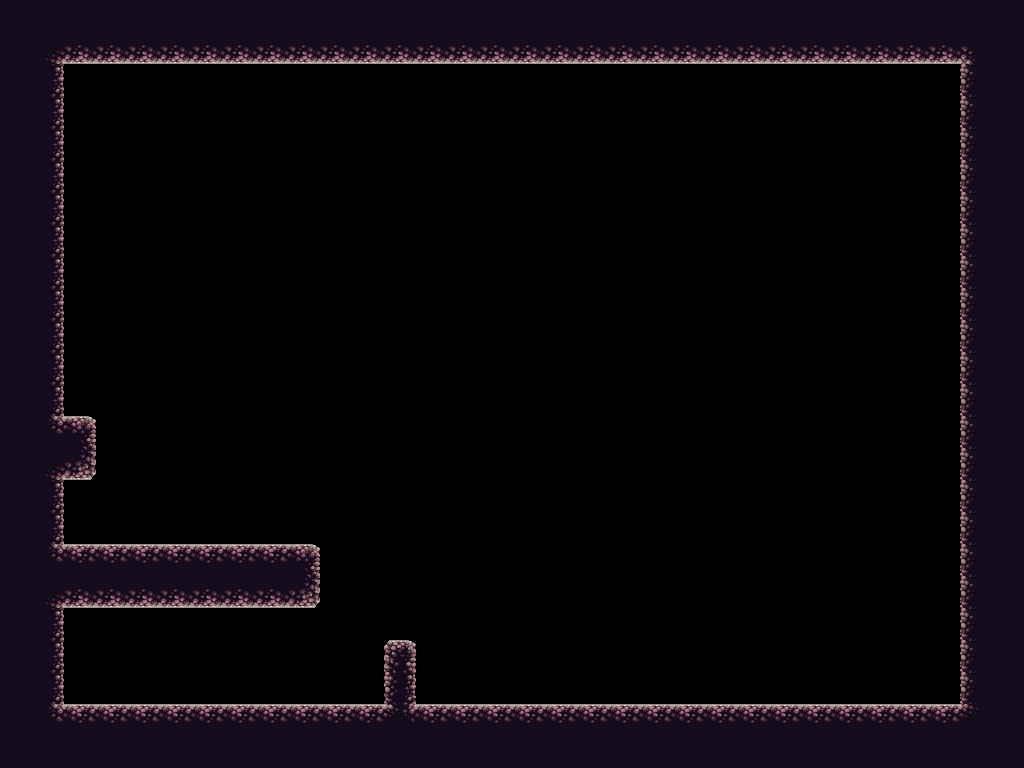

A level layout from a 2D game, rendered from its tile map. Below: a short description, then the map file with tile-grid data replaced by summaries:
An orthogonal 32x24 tile map with 32x32 px tiles, 1 tile layer (Ground) and 1 object.

<map version="1.0" orientation="orthogonal" renderorder="right-down" width="32" height="24" tilewidth="32" tileheight="32" nextobjectid="2">
 <tileset firstgid="1" name="platformertiles" tilewidth="32" tileheight="32" tilecount="32" columns="8">
  <image source="tileset/platformertiles.png" width="256" height="128" />
  <terraintypes>
   <terrain name="New Terrain" tile="-1" />
  </terraintypes>
 </tileset>
 <layer name="Ground" width="32" height="24">
  <properties>
   <property name="collidable" type="bool" value="true" />
  </properties>
  <data>[768 cells, 228 non-empty, 14 distinct tile ids]</data>
 </layer>
 <objectgroup name="Spawns">
  <object id="1" x="90" y="650" width="2" height="2" />
 </objectgroup>
</map>
